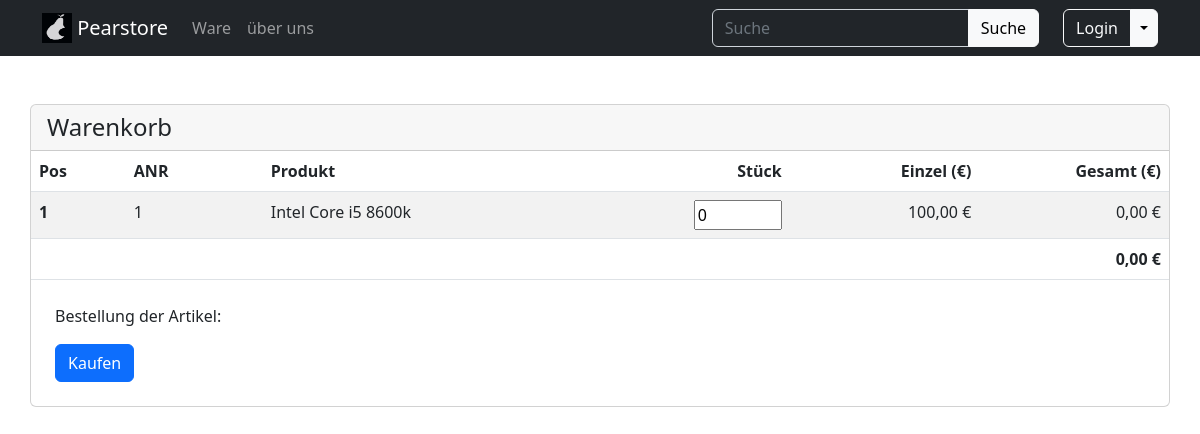
The page /www/html/warenkorb.php?anr=1 on the database its author committed.
### tables this page shows
CREATE TABLE Artikel (
    Anr INT NOT NULL PRIMARY KEY AUTO_INCREMENT,
    AArtid INT NOT NULL,
    Preis INT NOT NULL,
    Beschreibung VARCHAR(280) NOT NULL,
    Name VARCHAR(40) NOT NULL,
	Menge INT,
    FOREIGN KEY(AArtid) REFERENCES Artikel_Art (AArtid)
);

### www/html/_function.php (called while the page is built, shortened)
<?php
function mysql_select(string $quary, string $var_types = NULL, array $var_array = NULL): mysqli_result|bool {
    $_MYSQL_CONNECTION = mysqli_connect("pearshop_db","pearshop","itsstuttgart","pearstore_database");
    $stmt = $_MYSQL_CONNECTION->prepare($quary);
    if($var_types != NULL && $var_array != NULL){
        $stmt->bind_param($var_types, ...$var_array);
    }
    $execute = $stmt->execute();
    if($execute){
        $result = $stmt->get_result();
        if($result){
            return $result;
        } else {
            return True;
        }
    } else {
        return false;
    }
}
function getArtikelByAnr(int $anr): array|false {
    $result = mysql_select(
        "SELECT `Anr`, a.`AArtid`, `Preis`, `Beschreibung`, `Name`, aa.`AArt_Name`, `Menge` FROM `Artikel` as a JOIN `Artikel_Art` as aa ON aa.`AArtid` = a.`AArtid` WHERE `Anr` = ?;",
        "i",
        [$anr]
    );
    if($result->num_rows > 0){
        return $result->fetch_array(MYSQLI_ASSOC);
    }
    return False;
}
?>

### www/html/warenkorb.php (the view, shortened to what this page needs)
<?php
require_once('_function.php');
$warenkorb = [];
if(isset($_GET['anr'])) {
    $anr = (int) $_GET['anr'];
	$artikel = getArtikelByAnr($anr);
    if(!isset($warenkorb[$anr])){
        $warenkorb[$anr] = 0;
    }
}
$warenkorbArtikel = [];
foreach($warenkorb as $anr => $count){
    $artikel = getArtikelByAnr($anr);
    $artikel['count'] = $count;
    array_push($warenkorbArtikel, $artikel);
}
?>
<!DOCTYPE html>
<html lang="de">
<head>
    <link rel="stylesheet" href="/assets/css/bootstrap.min.css">
    <link rel="stylesheet" href="/assets/css/styles.css">
</head>
<body>
    <?php require_once("navbar.php"); ?>
    <div class="container pt-5">
        <div class="row">
            <div class="card px-0">
                <h4 class="card-header">
                    Warenkorb
                </h4>
                <table class="table table-striped table-hover card-body m-0">
                    <thead>
                        <tr>
                            <th scope="col" class="col-1">Pos</th>
                            <th scope="col" class="col-auto">ANR</th>
                            <th scope="col" class="col-auto">Produkt</th>
                            <th scope="col" class="col-1 text-end">Stück</th>
                            <th scope="col" class="col-2 text-end">Einzel (€)</th>
                            <th scope="col" class="col-2 text-end">Gesamt (€)</th>
                        </tr>
                    </thead>
                    <tbody>
                        <?php $gesPreis = 0; ?>
                        <?php foreach($warenkorbArtikel as $pos => $artikel): ?>
                        <tr>
                            <th scope="row"><?= $pos+1 ?></th>
                            <td><?= $artikel['Anr'] ?></td>
                            <td><?= $artikel['Name'] ?></td>
                            <td class="text-end">
                                <input type="number" id="txt-artikel<?= $artikel['Anr']; ?>" name="tentacles"
                                min="1" max="<?= $artikel['Menge'] ?>" value="<?= $artikel['count'] ?>" onchange="editEvent(event, <?= $artikel['Anr']; ?>)"></td>
                            <td class="text-end" id="td-einzel<?= $artikel['Anr']; ?>" value="<?= $artikel['Preis']; ?>"><?= number_format($artikel['Preis'], 2, ',', ' ') ?> €</td>
                            <td class="text-end" id="td-gesamt<?= $artikel['Anr']; ?>"><?= number_format(($artikel['Preis'] * $artikel['count']), 2, ',', ' ') ?> €</td>
                        </tr>
                        <?php $gesPreis += $artikel['Preis'] * $artikel['count']; ?>
                        <?php endforeach; ?>
                        <tr>
                            <th scope="row"colspan="5"></th></th>
                            <td class="text-end"><b><?= number_format($gesPreis, 2, ',', ' ') ?> €</b></td>
                        </tr>
                    </tbody>
                </table>
                <div class="card-body p-4">
                    <p class="card-text">Bestellung der Artikel:</p>
                    <a href="#" class="btn btn-primary">Kaufen</a>
                </div>
            </div>
        </div>
    </div>
</body>
</html>

### rows shown on the page
artikel: Anr "1", Name "Intel Core i5 8600k", tentacles "0", Preis "100,00", $artikel['Preis']*$artikel['count'] "0,00"

### other values the page prints
$gesPreis "0,00"
